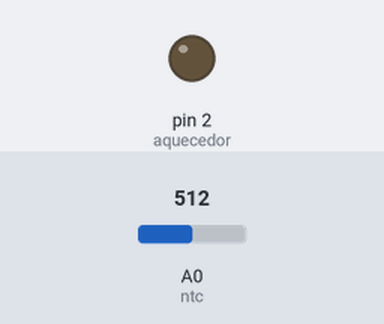
Simulated run of this sketch. Board: Arduino Uno, built with avr-gcc and run on an emulated ATmega328P. Shown: output pins drawn as LEDs (lit = HIGH). The inputs (shaded band) are chosen by the test bench; at power-on: A0 (ntc) = 512.

Above: at 1.2 s.
1.3 s: A0 (ntc) set to 581
2.8 s: A0 (ntc) set to 612
At 3.4 s:
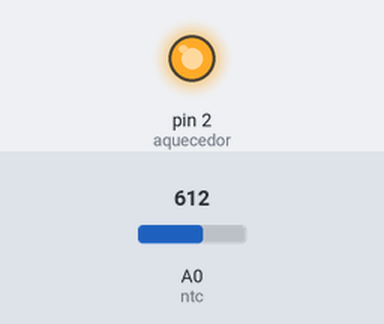
4.3 s: A0 (ntc) set to 510
5.8 s: A0 (ntc) set to 489
At 6.9 s:
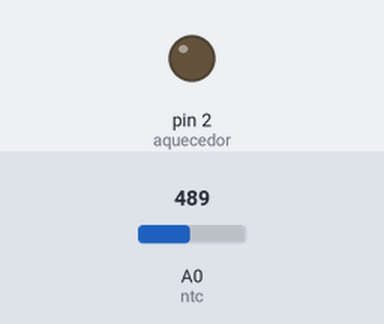
7.3 s: A0 (ntc) set to 610
At 8.0 s:
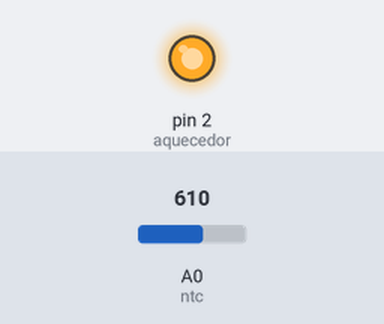
Timing chart, 0 to 9.8 s (numbered marks = the images above; inputs shaded):
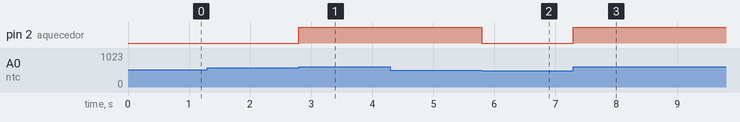

Measured:
- the behaviour switches between 599 and 600 on A0 (ntc) (found by bisection; images 0 and 1)
- the behaviour switches between 501 and 500 on A0 (ntc) (found by bisection; images 1 and 2)
- after the input at 1.3 s, every drawn part: stays the same
- after the input at 2.8 s, pin 2 (aquecedor): LOW → HIGH at once
- after the input at 4.3 s, every drawn part: stays the same
- after the input at 5.8 s, pin 2 (aquecedor): HIGH → LOW at once
- after the input at 7.3 s, pin 2 (aquecedor): LOW → HIGH at once

The sketch:

ControleTermico.ino
```cpp
const int ntc = A0;
const int aquecedor = 2;

//  limites
int limiteBaixo = 600; // temperatura baixa (~ ligar)
int limiteAlto = 500;  // temperatura alta (~ desligar)

// estado do sistema (histerese)
bool ligado = false;

void setup() {
  pinMode(aquecedor, OUTPUT);
}

void loop() {

  int valor = analogRead(ntc);

  //  LIGA quando está "frio"
  if (valor >= limiteBaixo) {
    ligado = true;
  }

  //  DESLIGA quando está "quente"
  if (valor <= limiteAlto) {
    ligado = false;
  }

  // aplica no LED
  digitalWrite(aquecedor, ligado);
}
```
